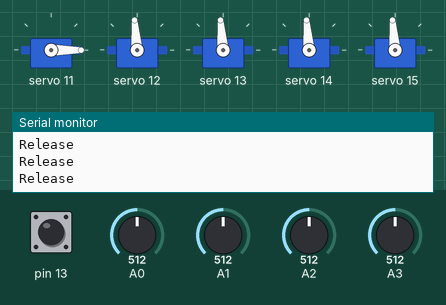
Simulated run of this sketch. Board: Arduino Uno, built with avr-gcc and run on an emulated ATmega328P. On the bench: 5 × servo, the last lines printed to the serial monitor. The test bench sets the inputs (shaded band); at power-on: pin 13 HIGH, A0 = 512, A1 = 512, A2 = 512, A3 = 512.

Above: at 6.2 s.
6.3 s: pin 13 pulled LOW for 0.15 s
At 6.38 s:
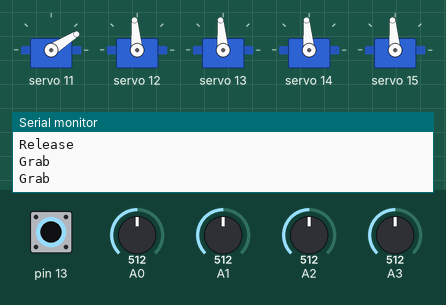
7.9 s: A0 set to 660
At 9.1 s:
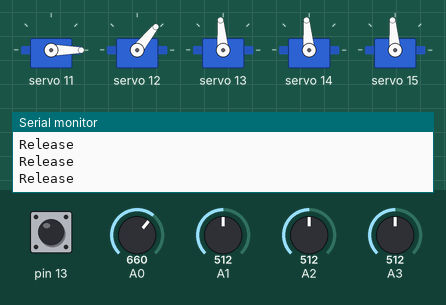
9.4 s: A1 set to 660
At 10.3 s:
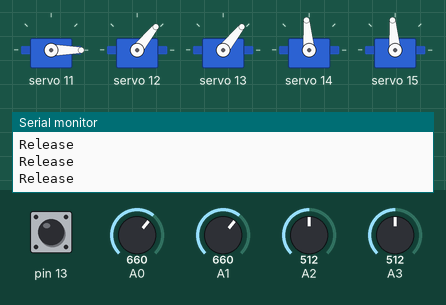
10.9 s: A2 set to 660
At 11.3 s:
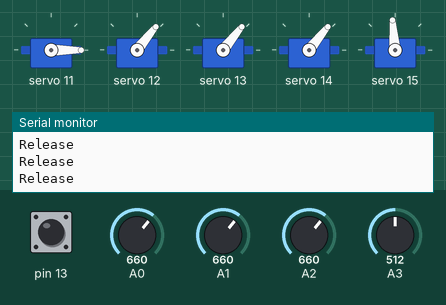
12.4 s: A3 set to 660
At 13.6 s:
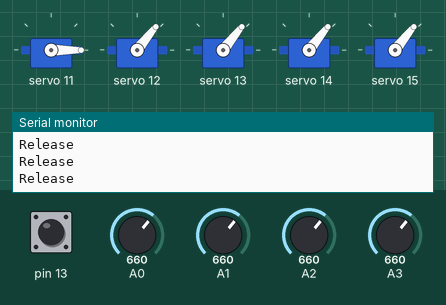
13.9 s: pin 13 pulled LOW for 1 s
At 14.5 s:
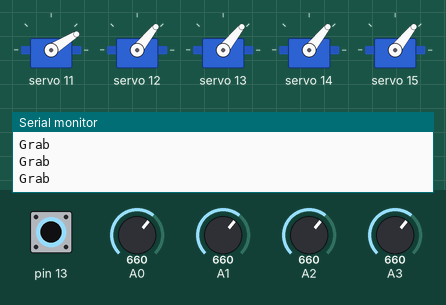
Timing chart, 0 to 16.9 s (numbered marks = the images above; inputs shaded):
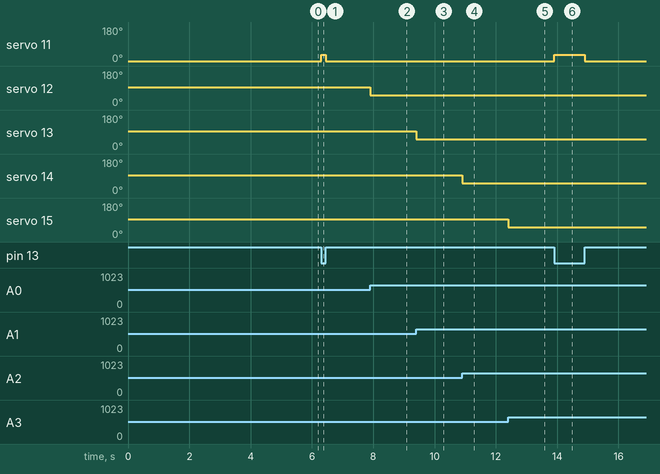

Measured:
- after the input at 6.3 s, servo 11: 0° → 32° at once, → 0° 0.14 s later
- after the input at 7.9 s, servo 12: 95° → 51° at once
- after the input at 9.4 s, servo 13: 95° → 51° at once
- after the input at 10.9 s, servo 14: 95° → 51° at once
- after the input at 12.4 s, servo 15: 95° → 51° at once
- after the input at 13.9 s, servo 11: 0° → 32° at once, → 0° 1.0 s later

The sketch:

Compact_Robot_Arm_Code.ino
```cpp
#include <Wire.h>

#include <Adafruit_PWMServoDriver.h>

#define MIN_PULSE_WIDTH       650
#define MAX_PULSE_WIDTH       2350
#define FREQUENCY             50

Adafruit_PWMServoDriver pwm = Adafruit_PWMServoDriver();

int potWrist = A0;
int potElbow = A1;                        //Assign Potentiometers to pins on Arduino Uno
int potShoulder = A2;
int potBase = A3;

int hand = 11;
int wrist = 12;
int elbow = 13;                           //Assign Motors to pins on Servo Driver Board
int shoulder = 14;
int base = 15;

void setup()
{
  delay(5000);                            // <-- So I have time to get controller to starting position

  pwm.begin();
  pwm.setPWMFreq(FREQUENCY);
  pwm.setPWM(11, 0, 90);                  //Set Gripper to 90 degrees (Close Gripper)

  pinMode(13,INPUT_PULLUP);

  Serial.begin(9600);
}


void moveMotor(int controlIn, int motorOut)
{
  int pulse_wide, pulse_width, potVal;

  potVal = analogRead(controlIn);                                                   //Read value of Potentiometer

  pulse_wide = map(potVal, 800, 240, MIN_PULSE_WIDTH, MAX_PULSE_WIDTH);
  pulse_width = int(float(pulse_wide) / 1000000 * FREQUENCY * 4096);                //Map Potentiometer position to Motor

  pwm.setPWM(motorOut, 0, pulse_width);

}

void loop()
{
  moveMotor(potWrist, wrist);

  moveMotor(potElbow, elbow);
                                                            //Assign Motors to corresponding Potentiometers
  moveMotor(potShoulder, shoulder);

  moveMotor(potBase, base);


  int pushButton = digitalRead(13);
  if(pushButton == LOW)
  {
    pwm.setPWM(hand, 0, 180);                             //Keep Gripper closed when button is not pressed
    Serial.println("Grab");
  }
  else
  {
    pwm.setPWM(hand, 0, 90);                              //Open Gripper when button is pressed
    Serial.println("Release");
  }
}
```
